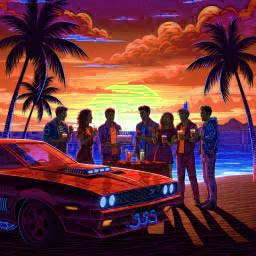
#> input picture tests/image.jpg, 256 x 256 px
$ python -i circleclust.py   (imports and definitions only)
#> lines starting #> are read from the running program, lines starting #| are printed output that depends on the picture
import numpy as np
from kneed import KneeLocator
from typing import Iterable, Optional
from scipy.optimize import curve_fit as _curve_fit
from .utils import *


class CircleClust:
    """
    Circular clustering with automatic detection of centroids as distribution peaks.

    This class clusters circular data (e.g., times of day, hues) by:
    - Binning data on a circle with periodic boundaries.
    - Applying a fixed Hann smoothing window of 9 bins with circular padding.
    - Screening bin counts via k = 1..max_screen_divisor where B = 9*k and
      window width (in radians of the unit circle) is 2π/k.
    - Selecting the binning that minimizes test RMS between histogram and
      smoothed envelope, averaged over `max_screen_iter` random splits.
    - Detecting circular local maxima on the smoothed histogram as cluster centers.

    Parameters
    ----------
    data : Iterable[float] | None
        Optional data to fit immediately upon construction.
    period : float, default 2π
        Period of the input values; inputs are wrapped into [0, range).
        Important to provide valid data range, for example:
        - 1 if your data period is 1 (e.g. color hues in HLS or HSV space)
        - 24 if your data is measured in hours (e.g. times of day)
        - 360 if your data is measured in degrees
        - 2π if your data is measured in radians (e.g. angles)
    window : float | None
        Manual override for smoothing window width (in radians on unit circle).
        If provided, the screener will be skipped and nearest k≈2π/window used.
    max_screen_divisor : int, default 32
        Maximum divisor k in screening; B = 9*k.
    max_screen_iter : int, default 2
        Number of screening repetitions with different train/test splits; RMS is
        averaged across repetitions before selecting k.
    train_frac : float, default 0.7
        Fraction of samples for training during screening.
    random_seed : int, default 0
        Base random seed for reproducible splits.
    verbose : bool, default False
        Enable informational prints via `verbose_print`.
    """
    # [823 lines left out: functions __init__, set_window, _set_period, _screen_smoothing_windows_rmsd, _find_optimal_window, fit and 14 more, not called in this run]

>>> import cv2
>>> picture = cv2.imread('../tests/image.jpg', cv2.IMREAD_GRAYSCALE)
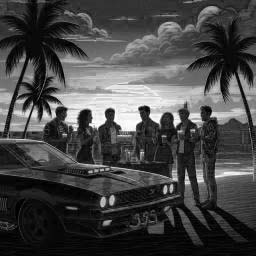
#> picture: shape (256, 256); min 0, max 255, mean 69.9
>>> result = CircleClust().fit(picture)
#> (the run stopped early here; a loop or call above may not have finished)
